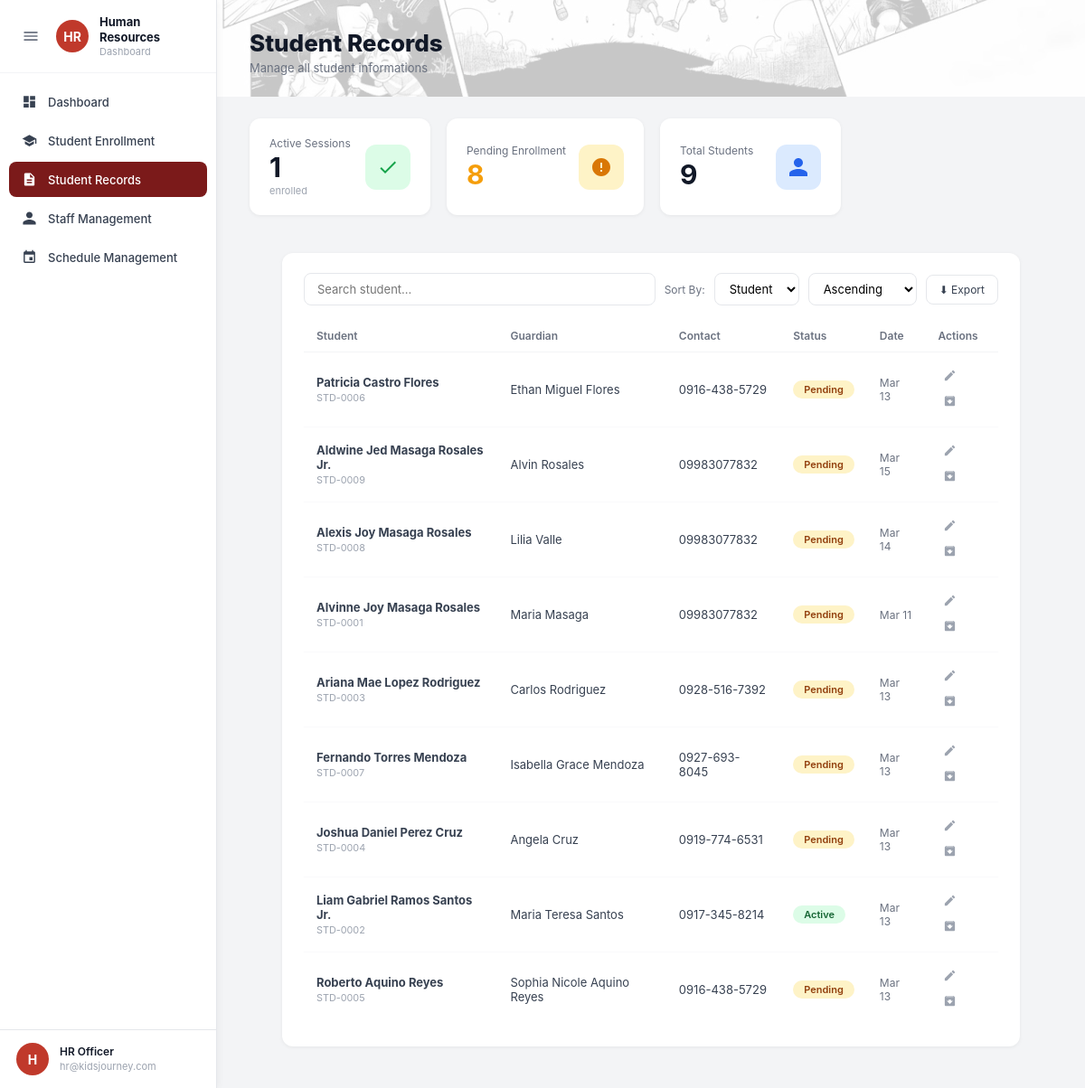
The app's page /public/hro/student-records.php (signed in) with its own data.
### tables this page shows
CREATE TABLE `users` (
  `id` int(11) NOT NULL,
  `staff_id` varchar(20) DEFAULT NULL COMMENT 'e.g. STF-0001, auto-assigned when created',
  `full_name` varchar(150) NOT NULL,
  `username` varchar(100) NOT NULL,
  `email` varchar(150) NOT NULL,
  `password` varchar(255) NOT NULL,
  `role` enum('Admin','Human Resources','Educator') NOT NULL,
  `status` enum('active','inactive','suspended','pending','denied') DEFAULT 'active',
  `is_first_login` tinyint(1) DEFAULT 1 COMMENT '1 = must change password on first login (Educators)',
  `created_at` timestamp NOT NULL DEFAULT current_timestamp(),
  `updated_at` timestamp NOT NULL DEFAULT current_timestamp() ON UPDATE current_timestamp()
);

CREATE TABLE `students` (
  `id` int(11) NOT NULL,
  `student_id` varchar(20) NOT NULL COMMENT 'e.g. STD-0001',
  `first_name` varchar(100) NOT NULL,
  `middle_name` varchar(100) DEFAULT NULL,
  `last_name` varchar(100) NOT NULL,
  `suffix` varchar(20) DEFAULT NULL,
  `full_name` varchar(255) GENERATED ALWAYS AS (concat(`first_name`,' ',ifnull(concat(`middle_name`,' '),''),`last_name`,ifnull(concat(' ',`suffix`),''))) STORED,
  `date_of_birth` date DEFAULT NULL,
  `gender` enum('Male','Female','Other') DEFAULT NULL,
  `address` text DEFAULT NULL,
  `status` enum('Active','Pending','Inactive') DEFAULT 'Pending' COMMENT 'Pending=awaiting payment, Active=paid/enrolled, Inactive=no longer availing',
  `created_at` timestamp NOT NULL DEFAULT current_timestamp(),
  `updated_at` timestamp NOT NULL DEFAULT current_timestamp() ON UPDATE current_timestamp(),
  `archived` tinyint(1) DEFAULT 0
);

CREATE TABLE `guardians` (
  `id` int(11) NOT NULL,
  `student_id` int(11) NOT NULL,
  `guardian_name` varchar(150) NOT NULL,
  `contact_number` varchar(20) NOT NULL,
  `email` varchar(150) DEFAULT NULL,
  `created_at` timestamp NOT NULL DEFAULT current_timestamp()
);

CREATE TABLE `enrollments` (
  `id` int(11) NOT NULL,
  `student_id` int(11) NOT NULL,
  `service_id` int(11) NOT NULL,
  `status` enum('Pending','Active','Inactive') NOT NULL DEFAULT 'Pending',
  `enrolled_by` int(11) DEFAULT NULL COMMENT 'user_id of HR who enrolled the student',
  `created_at` timestamp NOT NULL DEFAULT current_timestamp(),
  `updated_at` timestamp NOT NULL DEFAULT current_timestamp() ON UPDATE current_timestamp(),
  `archived` tinyint(1) DEFAULT 0
);

### includes/auth.php (called while the page is built, shortened)
<?php
require_once __DIR__ . '/config.php';
$stmt = $conn->prepare("SELECT id, full_name, username, email, role FROM users WHERE id = ?");
$stmt->bind_param("i", $_SESSION['user_id']);
$stmt->execute();
$result = $stmt->get_result();
if ($result->num_rows === 1) {
    $loggedUser = $result->fetch_assoc();
} else {
    session_unset();
    session_destroy();
    redirect(BASE_URL . "/auth/login.php");
}
?>

### public/hro/student-records.php (the view, shortened to what this page needs)
<?php
require_once(__DIR__ . "/../../includes/db.php");
require_once __DIR__ . '/../../includes/auth.php';
$search  = $_GET['search'] ?? '';
$sortBy  = $_GET['sort_by'] ?? 'Student';
$sortDir = $_GET['sort_dir'] ?? 'Ascending';
$orderMap = ['Student'=>'s.full_name','Date'=>'e.created_at','Status'=>'e.status'];
$col = $orderMap[$sortBy] ?? 's.full_name';
$dir = $sortDir === 'Descending' ? 'DESC' : 'ASC';
$se  = $conn->real_escape_string($search);
$sql = "SELECT s.id as student_db_id, s.student_id, s.full_name as student_name,
               s.first_name, s.middle_name, s.last_name, s.suffix,
               s.date_of_birth, s.gender, s.address, s.status as student_status,
               g.guardian_name, g.contact_number, g.email,
               e.status as enrollment_status, e.created_at as enrolled_date, e.id as enrollment_id
        FROM students s
        LEFT JOIN enrollments e ON e.student_id = s.id
        LEFT JOIN guardians g ON s.id = g.student_id
        WHERE (s.archived IS NULL OR s.archived = 0)
        AND (s.full_name LIKE '%$se%' OR s.student_id LIKE '%$se%' OR g.guardian_name LIKE '%$se%')
        ORDER BY $col $dir";
$result   = $conn->query($sql);
$students = $result ? $result->fetch_all(MYSQLI_ASSOC) : [];
$activeCount  = $conn->query("SELECT COUNT(*) as c FROM enrollments e LEFT JOIN students s ON e.student_id = s.id WHERE e.status='Active' AND (s.archived IS NULL OR s.archived = 0)")->fetch_assoc()['c'];
$pendingCount = $conn->query("SELECT COUNT(*) as c FROM enrollments e LEFT JOIN students s ON e.student_id = s.id WHERE e.status='Pending' AND (s.archived IS NULL OR s.archived = 0)")->fetch_assoc()['c'];
$totalCount   = $conn->query("SELECT COUNT(*) as c FROM students WHERE (archived IS NULL OR archived = 0)")->fetch_assoc()['c'];
?>
<!DOCTYPE html>
<html lang="en">
<head>
  <link rel="stylesheet" href="../../assets/css/hro/hro-base.css">
  <link rel="stylesheet" href="../../assets/css/hro/student-records.css">
</head>
<body>
<?php include __DIR__ . '/../../includes/hro-sidebar.php'; ?>
<div class="main">
  <div class="page-hero">
    <div class="page-hero-text">
      <h1>Student Records</h1>
      <p>Manage all student informations</p>
    </div>
  </div>
  <div style="padding:24px 36px;display:flex;flex-direction:column;gap:20px;">
    <div class="stats-row" style="padding:0;">
      <div class="stat-card">
        <div class="stat-info">
          <span class="stat-label">Active Sessions</span>
          <h2 class="stat-number"><?= $activeCount ?></h2>
          <span class="stat-sub">enrolled</span>
        </div>
        <div class="stat-icon stat-green">
          <svg viewBox="0 0 24 24" width="24" height="24" fill="#16a34a"><path d="M9 16.17L4.83 12l-1.42 1.41L9 19 21 7l-1.41-1.41z"/></svg>
        </div>
      </div>
      <div class="stat-card">
        <div class="stat-info">
          <span class="stat-label">Pending Enrollment</span>
          <h2 class="stat-number" style="color:#f59e0b;"><?= $pendingCount ?></h2>
        </div>
        <div class="stat-icon stat-orange">
          <svg viewBox="0 0 24 24" width="24" height="24" fill="#d97706"><path d="M12 2C6.48 2 2 6.48 2 12s4.48 10 10 10 10-4.48 10-10S17.52 2 12 2zm1 15h-2v-2h2v2zm0-4h-2V7h2v6z"/></svg>
        </div>
      </div>
      <div class="stat-card">
        <div class="stat-info">
          <span class="stat-label">Total Students</span>
          <h2 class="stat-number"><?= $totalCount ?></h2>
        </div>
        <div class="stat-icon stat-blue">
          <svg viewBox="0 0 24 24" width="24" height="24" fill="#2563eb"><path d="M12 12c2.7 0 5-2.3 5-5s-2.3-5-5-5-5 2.3-5 5 2.3 5 5 5zm0 2c-3.3 0-10 1.7-10 5v3h20v-3c0-3.3-6.7-5-10-5z"/></svg>
        </div>
      </div>
    </div>
    <div class="dashboard-card">
      <div style="display:flex;align-items:center;justify-content:space-between;margin-bottom:16px;flex-wrap:wrap;gap:10px;">
        <form method="GET" class="toolbar" style="margin:0;flex:1;">
          <input type="text" name="search" class="toolbar-search"
                 placeholder="Search student..."
                 value="<?= htmlspecialchars($search) ?>"
                 onkeydown="if(event.key==='Enter'){this.form.submit();}">
          <span class="toolbar-label">Sort By:</span>
          <select name="sort_by" class="toolbar-select" onchange="this.form.submit()">
            <?php foreach(['Student','Date','Status'] as $o): ?>
              <option <?= $sortBy==$o?'selected':'' ?>><?= $o ?></option>
            <?php endforeach; ?>
          </select>
          <select name="sort_dir" class="toolbar-select" onchange="this.form.submit()">
            <option <?= $sortDir=='Ascending'?'selected':'' ?>>Ascending</option>
          </select>
        </form>
        <a href="export-students.php" class="btn-outline" style="font-size:12px;padding:8px 14px;">⬇ Export</a>
      </div>
      <table class="data-table">
        <thead>
          <tr>
            <th>Student</th>
            <th>Guardian</th>
            <th>Contact</th>
            <th>Status</th>
            <th>Date</th>
            <th>Actions</th>
          </tr>
        </thead>
        <tbody>
          <?php if (count($students) > 0): ?>
            <?php foreach ($students as $s): ?>
            <tr>
              <td>
                <strong style="display:block;"><?= htmlspecialchars($s['student_name']) ?></strong>
                <small style="color:#9ca3af;"><?= htmlspecialchars($s['student_id']) ?></small>
              </td>
              <td><?= htmlspecialchars($s['guardian_name'] ?? '-') ?></td>
              <td><?= htmlspecialchars($s['contact_number'] ?? '-') ?></td>
              <td>
                <span class="badge badge-<?= $s['enrollment_status'] ?? $s['student_status'] ?>">
                  <?= $s['enrollment_status'] ?? $s['student_status'] ?>
                </span>
              </td>
              <td style="font-size:12px;color:#6b7280;">
                <?= $s['enrolled_date'] ? date('M j', strtotime($s['enrolled_date'])) : '-' ?>
              </td>
              <td>
                <button class="btn-icon" title="Edit" onclick="openEditModal(<?= htmlspecialchars(json_encode($s)) ?>)">
                  <svg viewBox="0 0 24 24" width="15" height="15" fill="currentColor"><path d="M3 17.25V21h3.75L17.81 9.94l-3.75-3.75L3 17.25zm17.71-10.21c.39-.39.39-1.02 0-1.41l-2.34-2.34c-.39-.39-1.02-.39-1.41 0l-1.83 1.83 3.75 3.75 1.83-1.83z"/></svg>
                </button>
                <button class="btn-icon danger" title="Archive" onclick="openArchiveModal(<?= $s['student_db_id'] ?>, '<?= htmlspecialchars($s['student_name']) ?>')">
                  <svg viewBox="0 0 24 24" width="15" height="15" fill="currentColor"><path d="M20.54 5.23l-1.39-1.68C18.88 3.21 18.47 3 18 3H6c-.47 0-.88.21-1.16.55L3.46 5.23C3.17 5.57 3 6.02 3 6.5V19c0 1.1.9 2 2 2h14c1.1 0 2-.9 2-2V6.5c0-.48-.17-.93-.46-1.27zM12 17.5L6.5 12H10v-2h4v2h3.5L12 17.5zM5.12 5l.81-1h12l.94 1H5.12z"/></svg>
                </button>
              </td>
            </tr>
            <?php endforeach; ?>
          <?php else: ?>
            <tr><td colspan="6" style="text-align:center;color:#9ca3af;padding:30px;">No student records found.</td></tr>
          <?php endif; ?>
        </tbody>
      </table>
    </div>
  </div>
</div>
</body>
</html>

### includes/hro-sidebar.php (shortened to what this page needs)
<?php
$currentPage = basename($_SERVER['PHP_SELF']);
?>
<div class="sidebar" id="sidebar">
  <div class="sidebar-top">
    <div class="brand">
      <button class="toggle-btn" onclick="toggleSidebar()">
        <svg viewBox="0 0 24 24" width="20" height="20" fill="currentColor"><path d="M3 18h18v-2H3v2zm0-5h18v-2H3v2zm0-7v2h18V6H3z"/></svg>
      </button>
      <div class="logo">HR</div>
      <div class="brand-text">
        <strong>Human Resources</strong>
        <span>Dashboard</span>
      </div>
    </div>
    <nav>
      <a class="<?= $currentPage == 'dashboard.php' ? 'active' : '' ?>"
         href="dashboard.php" data-tooltip="Dashboard">
        <svg viewBox="0 0 24 24"><path d="M3 13h8V3H3v10zm0 8h8v-6H3v6zm10 0h8V11h-8v10zm0-18v6h8V3h-8z"/></svg>
        <span>Dashboard</span>
      </a>
      <a class="<?= $currentPage == 'student-enrollment.php' ? 'active' : '' ?>"
         href="student-enrollment.php" data-tooltip="Student Enrollment">
        <svg viewBox="0 0 24 24"><path d="M12 3L1 9l11 6 9-4.91V17h2V9L12 3zM5 13.18v4L12 21l7-3.82v-4L12 17l-7-3.82z"/></svg>
        <span>Student Enrollment</span>
      </a>
      <a class="<?= $currentPage == 'student-records.php' ? 'active' : '' ?>"
         href="student-records.php" data-tooltip="Student Records">
        <svg viewBox="0 0 24 24"><path d="M14 2H6c-1.1 0-2 .9-2 2v16c0 1.1.9 2 2 2h12c1.1 0 2-.9 2-2V8l-6-6zm2 16H8v-2h8v2zm0-4H8v-2h8v2zm-3-5V3.5L18.5 9H13z"/></svg>
        <span>Student Records</span>
      </a>
      <a class="<?= $currentPage == 'staff-management.php' ? 'active' : '' ?>"
         href="staff-management.php" data-tooltip="Staff Management">
        <svg viewBox="0 0 24 24"><path d="M12 12c2.7 0 5-2.3 5-5s-2.3-5-5-5-5 2.3-5 5 2.3 5 5 5zm0 2c-3.3 0-10 1.7-10 5v3h20v-3c0-3.3-6.7-5-10-5z"/></svg>
        <span>Staff Management</span>
      </a>
      <a class="<?= $currentPage == 'schedule-management.php' ? 'active' : '' ?>"
         href="schedule-management.php" data-tooltip="Schedule Management">
        <svg viewBox="0 0 24 24"><path d="M17 12h-5v5h5v-5zM16 1v2H8V1H6v2H5c-1.11 0-1.99.9-1.99 2L3 19c0 1.1.89 2 2 2h14c1.1 0 2-.9 2-2V5c0-1.1-.9-2-2-2h-1V1h-2zm3 18H5V8h14v11z"/></svg>
        <span>Schedule Management</span>
      </a>
    </nav>
  </div>
  <div class="profile profile-trigger" onclick="toggleProfileMenu(this)">
    <div class="avatar">
      <?= strtoupper(substr($loggedUser['full_name'], 0, 1)) ?>
    </div>
    <div class="profile-text">
      <strong><?= htmlspecialchars($loggedUser['full_name']) ?></strong>
      <span><?= htmlspecialchars($loggedUser['email']) ?></span>
    </div>
  </div>
</div>

### records on screen
users: full_name "H", full_name "HR Officer", email "hr@kidsjourney.com"
students: full_name "Patricia Castro Flores", student "STD-0006", guardians.guardian_name "Ethan Miguel Flores", guardians.contact_number "0916-438-5729", enrollments.status "Pending", enrollments.created_at "Mar 13"
students: full_name "Aldwine Jed Masaga Rosales Jr.", student "STD-0009", guardians.guardian_name "Alvin Rosales", guardians.contact_number "09983077832", enrollments.status "Pending", enrollments.created_at "Mar 15"
students: full_name "Alexis Joy Masaga Rosales", student "STD-0008", guardians.guardian_name "Lilia Valle", guardians.contact_number "09983077832", enrollments.status "Pending", enrollments.created_at "Mar 14"
students: full_name "Alvinne Joy Masaga Rosales", student "STD-0001", guardians.guardian_name "Maria Masaga", guardians.contact_number "09983077832", enrollments.status "Pending", enrollments.created_at "Mar 11"
students: full_name "Ariana Mae Lopez Rodriguez", student "STD-0003", guardians.guardian_name "Carlos Rodriguez", guardians.contact_number "0928-516-7392", enrollments.status "Pending", enrollments.created_at "Mar 13"
students: full_name "Fernando Torres Mendoza", student "STD-0007", guardians.guardian_name "Isabella Grace Mendoza", guardians.contact_number "0927-693-8045", enrollments.status "Pending", enrollments.created_at "Mar 13"
students: full_name "Joshua Daniel Perez Cruz", student "STD-0004", guardians.guardian_name "Angela Cruz", guardians.contact_number "0919-774-6531", enrollments.status "Pending", enrollments.created_at "Mar 13"
students: full_name "Liam Gabriel Ramos Santos Jr.", student "STD-0002", guardians.guardian_name "Maria Teresa Santos", guardians.contact_number "0917-345-8214", enrollments.status "Active", enrollments.created_at "Mar 13"
students: full_name "Roberto Aquino Reyes", student "STD-0005", guardians.guardian_name "Sophia Nicole Aquino Reyes", guardians.contact_number "0916-438-5729", enrollments.status "Pending", enrollments.created_at "Mar 13"

### other values on screen
$activeCount "1"
$pendingCount "8"
$totalCount "9"
form field sort_by "Student"
